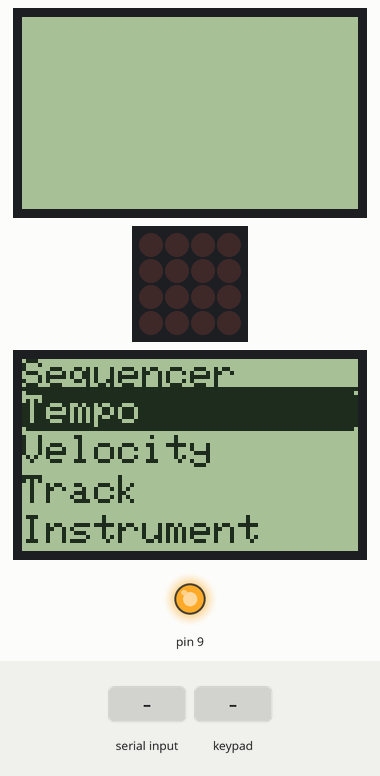
Simulated run of this sketch. Board: Arduino Uno, built with avr-gcc and run on an emulated ATmega328P. On the bench: 2 × 84×48 one-colour display, 4×4 LED matrix, output pins drawn as LEDs (lit = HIGH). The inputs (shaded band) are chosen by the test bench. The display library's start-up logo is not drawn; what the sketch prints to the serial monitor is not drawn.

Above: at 13.9 s.
14.0 s: "30,150\n" received over Serial
At 15.3 s:
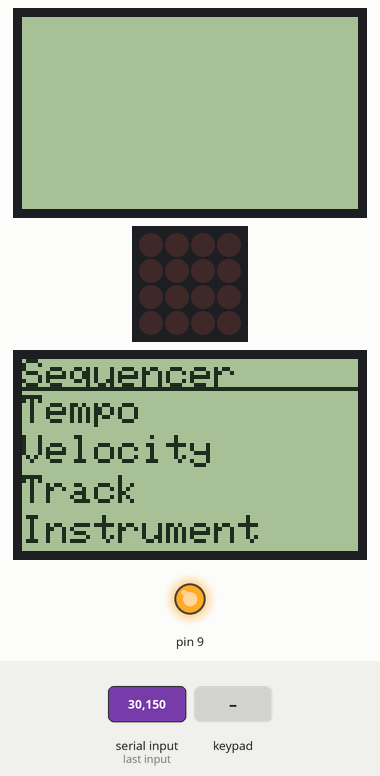
15.6 s: "u90\n" received over Serial
At 16.1 s:
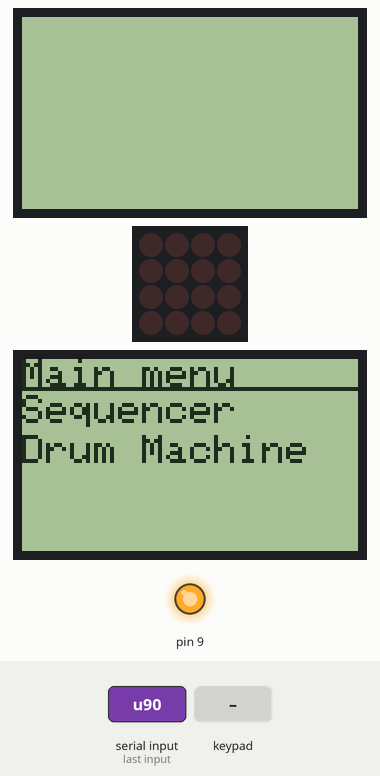
17.1 s: "s90\n" received over Serial
At 17.26 s:
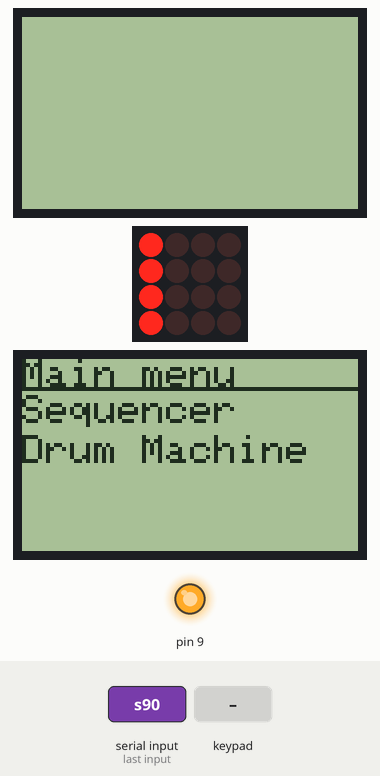
18.9 s: key '0' pressed
21.3 s: keypad keys 1 2 pressed 0.4 s apart
At 22.0 s:
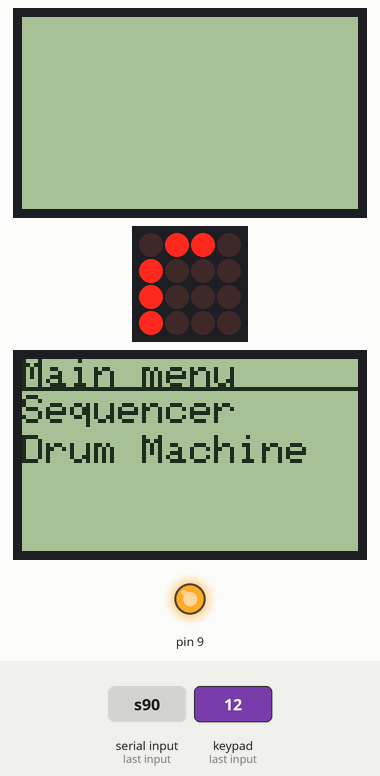
23.6 s: "t90\n" received over Serial
At 23.99 s:
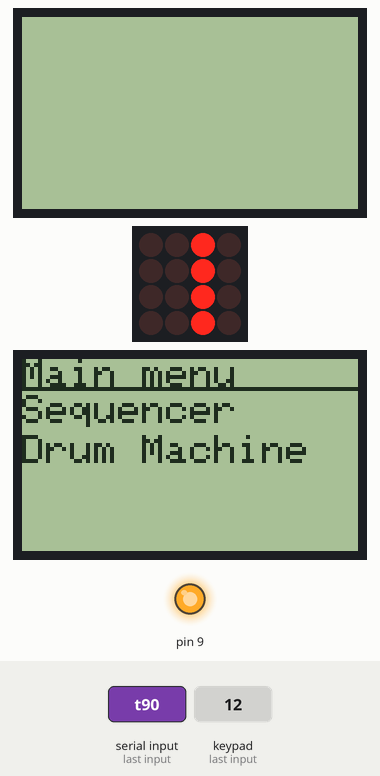

Measured:
- after the input at 14.0 s, the display: first changes at once (image 1 shows a later state)
- after the input at 15.6 s, the display: first changes at once (image 2 shows a later state)
- after the input at 17.1 s, the display: first changes at once (image 3 shows a later state)
- after the input at 23.6 s, the display: first differs from a run without the input after 0.24 s (image 5 shows a later state)

The sketch:

Sequencer_menu.ino
```cpp
#include <SPI.h>
#include <Adafruit_GFX.h>
#include <Adafruit_PCD8544.h>
#include "seq_menu.h"

#include <Wire.h>
#include "Adafruit_Trellis.h"
#include "T_Seq.h"
#include "TimerOne.h"
#include <SoftwareSerial.h>

// Software SPI (slower updates, more flexible pin options):
// pin 7 - Serial clock out (SCLK)
// pin 6 - Serial data out (DIN)
// pin 5 - Data/Command select (D/C)
// pin 4 - LCD chip select (CS)
// pin 3 - LCD reset (RST)
 Adafruit_PCD8544 display = Adafruit_PCD8544(5, 4, 3);

Menu_system trellis_menu = Menu_system();

void setup() {
  Serial.begin(115200);
  Serial.println("Starting...");
  display.begin();
  display.setContrast(50);
  display.display();
  delay(2000);
  display.clearDisplay();


  display.display();
  delay(5000);

  //trellis_menu = new Menu_system();
  trellis_menu.begin();
  Serial.println("Done!");
}

void loop() {
  if(Serial.available()){
    char x = Serial.read();
    Serial.print(x);
    if(x == 's'){
      trellis_menu.select(0xFE);
    }else if(x == 'u'){
      trellis_menu.select(0xFF);
    }else{
      Serial.println((uint8_t)(x-'0'));
      trellis_menu.select((uint8_t)(x-'0'));
    }
  }

}
```

T_Seq.cpp
```cpp
#include "T_Seq.h"

static unsigned long counter = 0;
static SoftwareSerial VS1053_MIDI(0, 2);

void timerCallback(){
  counter++;
  // Serial.println("interrupted!");
}


void T_Sequencer::begin(){

  // Reset the MIDI Module
  pinMode(9, OUTPUT);
  digitalWrite(9, LOW);
  delay(10);
  digitalWrite(9, HIGH);
  delay(10);

  VS1053_MIDI.begin(31250);

  // Set channel and instrument
  midiSetChannelBank(0, VS1053_BANK_DRUMS1);
  midiSetInstrument(0, 34);
  midiSetChannelVolume(0, 127);

  // Initialize button pad
  trellis =  Adafruit_Trellis();
  trellis.begin(0x70);

  // Initialize sequence
  sequence = 0;
  for(uint8_t i=0; i<8; i++){
    seqTracks[i].pattern = 0;
    seqTracks[i].instrument = i+40;
    for(uint8_t j=0; j<numKeys; j++){
      seqTracks[i].velocity[j] = 127;
    }
  }
  // light up all the LEDs in order
  for (uint8_t i=0; i<numKeys; i++) {
    trellis.setLED(i);
    trellis.writeDisplay();
    delay(50);
  }
  // then turn them off
  for (uint8_t i=0; i<numKeys; i++) {
    trellis.clrLED(i);
    trellis.writeDisplay();
    delay(50);
  }
  trellis.readSwitches();
}

void T_Sequencer::record(){
  Serial.println("Recording...");
  while(Serial.available() == 0){

    delay(30);
    if(trellis.readSwitches()){
      Serial.println("Trellis!");
      for(uint8_t i=0; i<numKeys; i++){
        if (trellis.justPressed(i)){
          sequence ^= 1<<i;
          Serial.println(sequence, BIN);
          if (trellis.isLED(i)){
            trellis.clrLED(i);
            Serial.println(sequence, BIN);
          }
          else{
            trellis.setLED(i);
            Serial.println(sequence, BIN);
          }
        }
      }
      trellis.writeDisplay();
    }
  }
}

void T_Sequencer::play(){
  Serial.println("Playing...");
  while(Serial.available()){
    Serial.read();
  }

  while(Serial.available() == 0){
    delay(30);
    Serial.println(sequence, BIN);
    for(uint8_t i=0; i<numKeys; i++){
      if (((1<<i)&sequence) != 0){
        trellis.setLED(i);
        trellis.writeDisplay();
        delay(500);
        trellis.clrLED(i);
        trellis.writeDisplay();
        //delay(500);
      }
      else{
        trellis.setLED(i);
        trellis.writeDisplay();
        delay(80);
        trellis.clrLED(i);
        trellis.writeDisplay();
        delay(420);
      }
    }
  }
}

void T_Sequencer::recordPlay(){
  Serial.println("-----SEQUENCER-----");
  Timer1.initialize(6000); // set a timer of length 100000 microseconds (or 0.1 sec - or 10Hz => the led will blink 5 times, 5 cycles of on-and-off, per second)
  Timer1.attachInterrupt( timerCallback ); // attach the service routine here
  unsigned long x = 0;
  unsigned long N = 40;
  unsigned long M = 10;
  unsigned char k = 1;
  midiSetChannelBank(0, VS1053_BANK_DRUMS1);
  midiSetInstrument(0, 35);
  midiSetChannelVolume(0, 127);

  seqTracks[0].instrument = 42;
  seqTracks[0].pattern = 0xFFFF;

  seqTracks[1].instrument = 36;
  seqTracks[1].pattern = 0x1111;

  seqTracks[2].instrument = 50;
  seqTracks[2].pattern = 0x4444;

  seqTracks[3].instrument = 38;
  seqTracks[3].pattern = 0x4444;
  //sequence = seqTracks[1].pattern;
  loadTrack(k);
  while(1){
    for(uint8_t i=0; i<numKeys; i++){
      tracksNoteOn(i);
      if (((1<<i)&seqTracks[k].pattern) != 0){
        trellis.clrLED(i);
        trellis.writeDisplay();
        while(counter < M)
        {
          delay(30);
          updateSequence(k);
        }
        counter = 0;
        trellis.setLED(i);
        trellis.writeDisplay();
        while(counter < (N-M))
        {
          delay(30);
          updateSequence(k);
        }
        counter = 0;
      }
      else{
        trellis.setLED(i);
        trellis.writeDisplay();
        while(counter < M)
        {
          delay(30);
          updateSequence(k);
        }
        counter = 0;
        trellis.clrLED(i);
        trellis.writeDisplay();
        while(counter < (N-M))
        {
          delay(30);
          updateSequence(k);
        }
        counter = 0;
      }
      tracksNoteOff(i);
      if(Serial.available()){
        char command = Serial.read();

        // Change track
        if(command == 't'){
          k = Serial.parseInt()%8;
          Serial.print("Display track ");
          Serial.println(k);
          loadTrack(k);
          Serial.read();

        // Clear all tracks
        }else if(command == 'c'){
          Serial.println("Clearing patterns");
          for(uint8_t j=0; j<8; j++){
            seqTracks[j].pattern = 0x0000;
          }
          k = 0; i=0; loadTrack(k);
          Serial.read();
        // Exit sequencer mode
        }else if(command == 'i'){
          unsigned int inst = Serial.parseInt();
          seqTracks[k].instrument = inst;
          Serial.print("Change instrument to ");
          Serial.println(inst);
        }else if(command == 'e'){
          Serial.println("Exit sequencer...");
          Timer1.stop();
          clearLEDS();
          return;
        }
      }
    }
  }
}

void T_Sequencer::tracksNoteOn(unsigned int i){
  unsigned int comp = (1<<i);
  for(int j=0; j<8; j++){
    if((comp & seqTracks[j].pattern) != 0)
      midiNoteOn(0, seqTracks[j].instrument, seqTracks[j].velocity[i]);
  }
}

void T_Sequencer::tracksNoteOff(unsigned int i){
  unsigned int comp = (1<<i);
  for(int j=0; j<8; j++){
    if((comp & seqTracks[j].pattern) != 0)
      midiNoteOff(0, seqTracks[j].instrument, seqTracks[j].velocity[i]);
  }
}

void T_Sequencer::updateSequence(unsigned int k){
  //Serial.println("updateSequence");
  if(trellis.readSwitches()){
    for(uint8_t i=0; i<numKeys; i++){
      if (trellis.justPressed(i)){
        seqTracks[k].pattern ^= 1<<i;
        //Serial.println(sequence, BIN);
        if (trellis.isLED(i)){
          trellis.clrLED(i);
          //Serial.println(sequence, BIN);
        }
        else{
          trellis.setLED(i);
          //Serial.println(sequence, BIN);
        }
      }
    }
    trellis.writeDisplay();
  }
}

void T_Sequencer::loadTrack(unsigned char k){
  for(uint8_t i=0; i<16; i++){
    if(((1<<i)&seqTracks[k].pattern) != 0)
      trellis.setLED(i);
    else
      trellis.clrLED(i);
  }
}

void T_Sequencer::drumMachine(){
  Serial.println("-----DRUM PAD-----");
  int note = 30;
  while(1){
    delay(30);
    if(trellis.readSwitches()){
      for(uint8_t i=0; i<numKeys; i++){
        if (trellis.justPressed(i)){
          midiNoteOn(0, i+40, 127);
          trellis.setLED(i);
        }
        else if(trellis.justReleased(i)){
          midiNoteOff(0, i+40, 127);
          trellis.clrLED(i);
        }
      }
      trellis.writeDisplay();
    }
    if(Serial.available()){
      char command = Serial.read();
      if(command == 'e'){
        Serial.println("Exit drum pad");
        Serial.read();
        return;
      }
    }
  }
}

void T_Sequencer::midiSetInstrument(uint8_t chan, uint8_t inst) {
  if (chan > 15) return;
  inst --; // page 32 has instruments starting with 1 not 0 :(
  if (inst > 127) return;

  VS1053_MIDI.write(MIDI_CHAN_PROGRAM | chan);
  VS1053_MIDI.write(inst);
}


void T_Sequencer::midiSetChannelVolume(uint8_t chan, uint8_t vol) {
  if (chan > 15) return;
  if (vol > 127) return;

  VS1053_MIDI.write(MIDI_CHAN_MSG | chan);
  VS1053_MIDI.write(MIDI_CHAN_VOLUME);
  VS1053_MIDI.write(vol);
}

void T_Sequencer::midiSetChannelBank(uint8_t chan, uint8_t bank) {
  if (chan > 15) return;
  if (bank > 127) return;

  VS1053_MIDI.write(MIDI_CHAN_MSG | chan);
  VS1053_MIDI.write((uint8_t)MIDI_CHAN_BANK);
  VS1053_MIDI.write(bank);
}

void T_Sequencer::midiNoteOn(uint8_t chan, uint8_t n, uint8_t vel) {
  if (chan > 15) return;
  if (n > 127) return;
  if (vel > 127) return;

  VS1053_MIDI.write(MIDI_NOTE_ON | chan);
  VS1053_MIDI.write(n);
  VS1053_MIDI.write(vel);
}

void T_Sequencer::midiNoteOff(uint8_t chan, uint8_t n, uint8_t vel) {
  if (chan > 15) return;
  if (n > 127) return;
  if (vel > 127) return;

  VS1053_MIDI.write(MIDI_NOTE_OFF | chan);
  VS1053_MIDI.write(n);
  VS1053_MIDI.write(vel);
}

void T_Sequencer::clearLEDS(){
  Serial.println("Clearing LEDs");
  trellis.clear();
  for(uint8_t i=0; i<16; i++){
    trellis.clrLED(i);
  }
  trellis.writeDisplay();
}
```

T_Seq.h
```cpp
#ifndef T_SEQ_H
#define T_SEQ_H

#include <Wire.h>
#include <SoftwareSerial.h>
#include "Adafruit_Trellis.h"
#include "TimerOne.h"

#define NUMTRELLIS 1
#define numKeys (NUMTRELLIS * 16)
#define INTPIN 2

// See http://www.vlsi.fi/fileadmin/datasheets/vs1053.pdf Pg 31
#define VS1053_BANK_DEFAULT 0x00
#define VS1053_BANK_DRUMS1 0x78
#define VS1053_BANK_DRUMS2 0x7F
#define VS1053_BANK_MELODY 0x79

// See http://www.vlsi.fi/fileadmin/datasheets/vs1053.pdf Pg 32 for more!
#define VS1053_GM1_OCARINA 80

#define MIDI_NOTE_ON  0x90
#define MIDI_NOTE_OFF 0x80
#define MIDI_CHAN_MSG 0xB0
#define MIDI_CHAN_BANK 0x00
#define MIDI_CHAN_VOLUME 0x07
#define MIDI_CHAN_PROGRAM 0xC0

enum seqState{DRUM_PAD, SEQUENCER};

class track{
  public:
    unsigned int pattern;
    unsigned int instrument;
    unsigned char velocity[16];
};

class T_Sequencer{

  unsigned int sequence;
  track seqTracks[8];
  Adafruit_Trellis trellis;

  public:
    void begin();
    void record();
    void play();
    void recordPlay();
    void drumMachine();
    void tracksNoteOn(unsigned int i);
    void tracksNoteOff(unsigned int i);
    void midiSetInstrument(uint8_t chan, uint8_t inst);
    void midiSetChannelVolume(uint8_t chan, uint8_t vol);
    void midiSetChannelBank(uint8_t chan, uint8_t bank);
    void midiNoteOn(uint8_t chan, uint8_t n, uint8_t vel);
    void midiNoteOff(uint8_t chan, uint8_t n, uint8_t vel);
    void clearLEDS();

  private:
    void updateSequence(unsigned int k);
    void loadTrack(unsigned char k);
};


void timer1Callback();

#endif
```

seq_menu.cpp
```cpp
#include "seq_menu.h"

Menu_system::Menu_system() {

}

void Menu_system::begin() {
  mSequencer.begin();

  myMenus[0].root = 0;
  myMenus[0].level = 0;
  myMenus[0].id = 0;
  myMenus[0].name = "Main menu";
  Serial.println("1");
  myMenus[1].root = 0;
  myMenus[1].level = 1;
  myMenus[1].id = 0;
  myMenus[1].name = "Sequencer";

  myMenus[2].root = 0;
  myMenus[2].level = 1;
  myMenus[2].id = 1;
  myMenus[2].name = "Drum Machine";

  myMenus[3].root = 0;
  myMenus[3].level = 2;
  myMenus[3].id = 0;
  myMenus[3].name = "Tempo";

  myMenus[4].name = "Velocity";
  myMenus[4].root = 0;
  myMenus[4].level = 2;
  myMenus[4].id = 1;
  Serial.println("4");
  myMenus[5].name = "Track";
  myMenus[5].root = 0;
  myMenus[5].level = 2;
  myMenus[5].id = 2;

  myMenus[6].name = "Instrument";
  myMenus[6].root = 0;
  myMenus[6].level = 2;
  myMenus[6].id = 3;

  myMenus[7].name = "Instrument";
  myMenus[7].root = 1;
  myMenus[7].level = 2;
  myMenus[7].id = 0;

  myMenus[8].name = "Velocity";
  myMenus[8].root = 1;
  myMenus[8].level = 2;
  myMenus[8].id = 1;
  Serial.println("8");
  currentMenu = myMenus[0];


  display.begin();
  display.setContrast(50);
  display.display();
  delay(1000);
  display.clearDisplay();

  go_to(myMenus[0], 0);
  delay(3000);
//  for(;;){
//    go_to(myMenus[1], 0);
//    delay(2000);
//    go_to(myMenus[1], 1);
//    delay(2000);
//    go_to(myMenus[1], 2);
//    delay(2000);
//    go_to(myMenus[1], 3);
//    delay(2000);
//  }
  go_to(myMenus[1], 0);
}

void Menu_system::go_to(menu myMenu, uint8_t select_id) {
  uint8_t x, y;
  x = 0;
  y = 0;
  currentMenu = myMenu;
  display.clearDisplay();
  display.drawLine(0, 7, 84, 7, BLACK);
  display.setTextSize(1);
  display.setTextColor(BLACK);
  display.setCursor(y, x);

  for (int i = 0; i < currentMenu.name.length(); i++) {
    display.write(currentMenu.name[i]);
  }

  if(select_id != 0xFF && select_id != 0xFE){
    for (int i = 0; i < num_menus; i++) {
      // Check from the list of menus a match
      if (myMenus[i].root == currentMenu.id && myMenus[i].level == (currentMenu.level+1)) {
        x = myMenus[i].id * (CHAR_WIDTH + 2*MENU_SPACING) + MENU_TITLE_WIDTH;
        if(myMenus[i].id == select_id){
          currentSelection = select_id;
          uint8_t start_pos = x-1; //myMenus[i].id * (MENU_WIDTH + MENU_SPACING) + MENU_TITLE_WIDTH;
          display.fillRoundRect(0, start_pos, 84, CHAR_WIDTH + 2, 1, BLACK);
          display.setTextColor(WHITE);
        }else{
          display.setTextColor(BLACK);
        }

        display.setCursor(y, x);
        for (int j = 0; j < myMenus[i].name.length(); j++) {
          display.write(myMenus[i].name[j]);
        }
      }
    }
  // Jump back to an upper level
  }else if(select_id == 0xFF){
     for (int i = 0; i < num_menus; i++) {
      // Check from the list of menus a match
      if (myMenus[i].id == currentMenu.root && myMenus[i].level == (currentMenu.level-1)) {
        go_to(myMenus[i], 0);
        currentSelection = 0;
        break;
      }
    }
  }else{
    for (int i = 0; i < num_menus; i++) {
      // Check from the list of menus a match
      if (myMenus[i].id == currentSelection && currentMenu.id == myMenus[i].root && (currentMenu.level+1) == myMenus[i].level) {
        Serial.println(myMenus[i].id);
        Serial.println(myMenus[i].level);
        Serial.println(myMenus[i].root);
        Serial.println(myMenus[i].name);
        if(myMenus[i].id == 1 && myMenus[i].level == 1){
          mSequencer.drumMachine();
        }else if(myMenus[i].id == 0 && myMenus[i].level == 1){
          mSequencer.recordPlay();
        }
        go_to(myMenus[i], 0);
        currentSelection = 0;
        break;
      }
    }
  }

  display.display();

}

void Menu_system::select(uint8_t id){
    //currentSelection = id;
    go_to(currentMenu, id);
}
```

seq_menu.h
```cpp
#ifndef SEQ_MENU_H
#define SEQ_MENU_H

#include <SPI.h>
#include <Adafruit_GFX.h>
#include <Adafruit_PCD8544.h>

#include <Wire.h>
#include "Adafruit_Trellis.h"
#include "T_Seq.h"
#include "TimerOne.h"
#include <SoftwareSerial.h>

#define MENU_SPACING 1
#define MENU_WIDTH 9
#define CHAR_WIDTH 8
#define MENU_TITLE_WIDTH 9

class menu{
  public:
    uint8_t root;
    uint8_t level;
    uint8_t id;
    String name;
};

class Menu_system{
  T_Sequencer mSequencer;
  Adafruit_PCD8544 display = Adafruit_PCD8544(5, 4, 3);
  static const uint8_t num_menus = 9;
  menu currentMenu;
  uint8_t currentSelection;
  menu myMenus[num_menus];
  public:
    Menu_system();
    void go_to(menu myMenu, uint8_t select_id);
    void select(uint8_t id);
    void begin();

  private:

};


#endif
```
